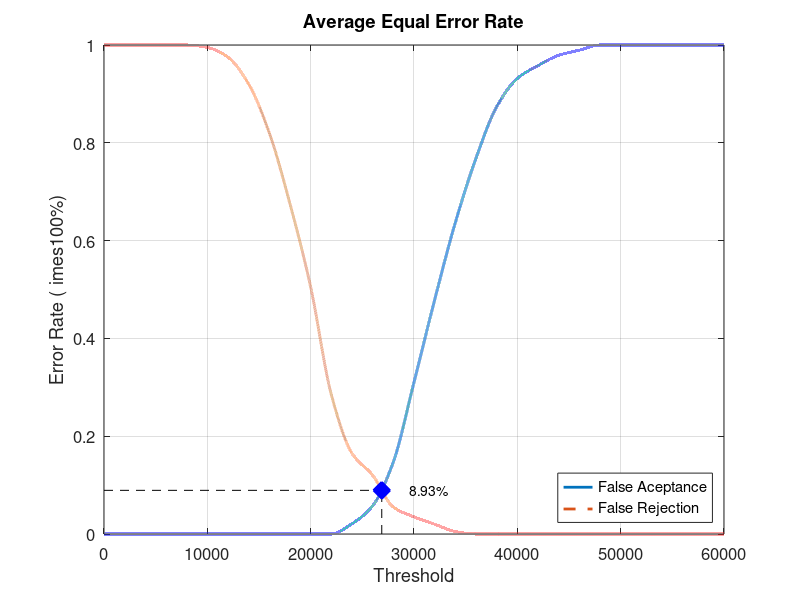
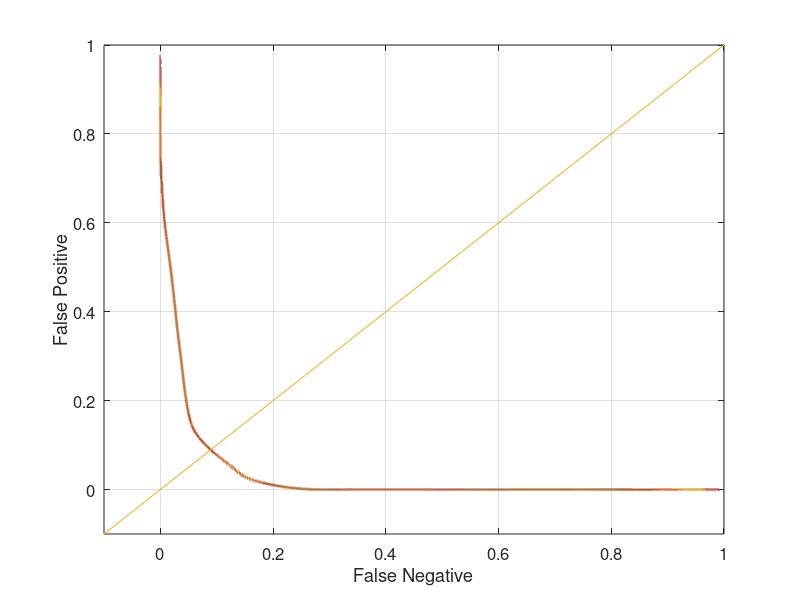

MATLAB code for these plots, in order:
close all;
clear;
clc;
x = 0:2000:60000;
xq = 0:0.5:60000;

y0 = [0 0 0 0 0 0 0 0 0 0 0 0 0.0210526 0.0578947 0.147368 0.310526 0.478947 0.636842 0.768421 0.873684 0.931579 0.957895 0.978947 0.989474 1 1 1 1 1 1 1]
yy0 = interp1(x, y0, xq, 'pchip');
y1 = [1 1 1 1 1 0.995 0.975 0.92 0.82 0.675 0.505 0.285 0.165 0.12 0.055 0.035 0.02 0.005 0 0 0 0 0 0 0 0 0 0 0 0 0]
yy1 = interp1(x, y1, xq, 'pchip');

% Calculating EER: 
y2 = abs(y0 - y1);
find(y2 == min(y2))
yy2 = abs(yy0 - yy1);
xEER = find(yy2 == min(yy2));
xEERIndex = xq(xEER) % X-axis EER
yEER = yy0(xEER) % Y-axis EER

main = figure
plot(xq, yy0,'-','LineWidth', 2);	hold on
plot(xq, yy1,'--','LineWidth', 2);	hold on
plot([xEERIndex xEERIndex], [0 yEER], 'k--');	hold on
plot([0 xEERIndex], [yEER yEER], 'k--');	hold on
plot(xEERIndex, yEER, 'bx', 'LineWidth', 10);	hold on
text(xEERIndex + 10 * xEERIndex / 100, yEER, [num2str(round((10000 * yEER)) / 100) '%'])
legend('False Aceptance', 'False Rejection', 'Location', 'SouthEast')
xlabel('Threshold')
ylabel('Error Rate (	imes100%)')
title('Average Equal Error Rate')
set(gca, 'FontSize', 12)
axis([0 60000 0 1])
grid on

print(main, 'Database1_3Main', '-dpng');
FNRxFPR = figure('Color', [1 1 1]);
plot(yy1, yy0, '-', yy1, yy0, 'LineWidth', 2);
hold on
y = -0.1:0.1:1
plot(y, y); 
set(gca, 'FontSize', 12)
xlabel('False Negative')
ylabel('False Positive')
axis([-0.1 1 -0.1 1])
set(gca, 'FontSize', 12)
grid on

print(FNRxFPR, 'Database1_3FNRxFPR','-dpng');
